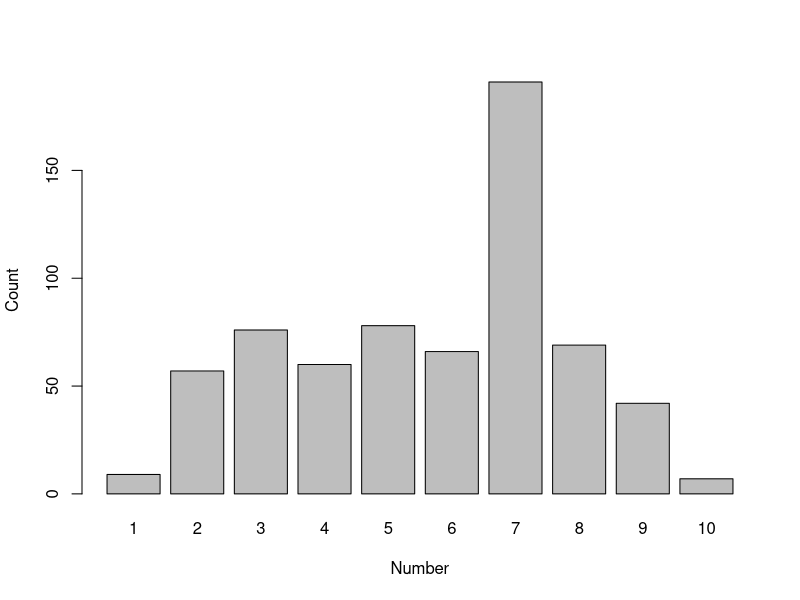
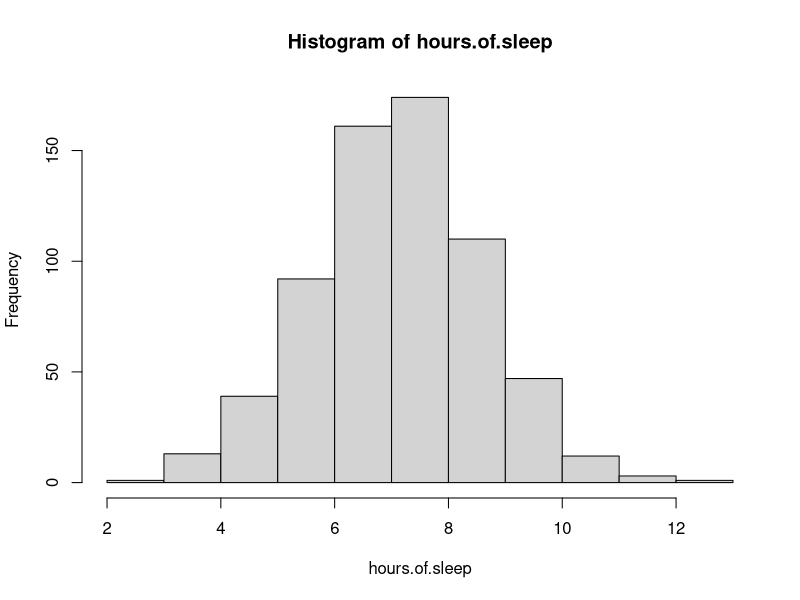
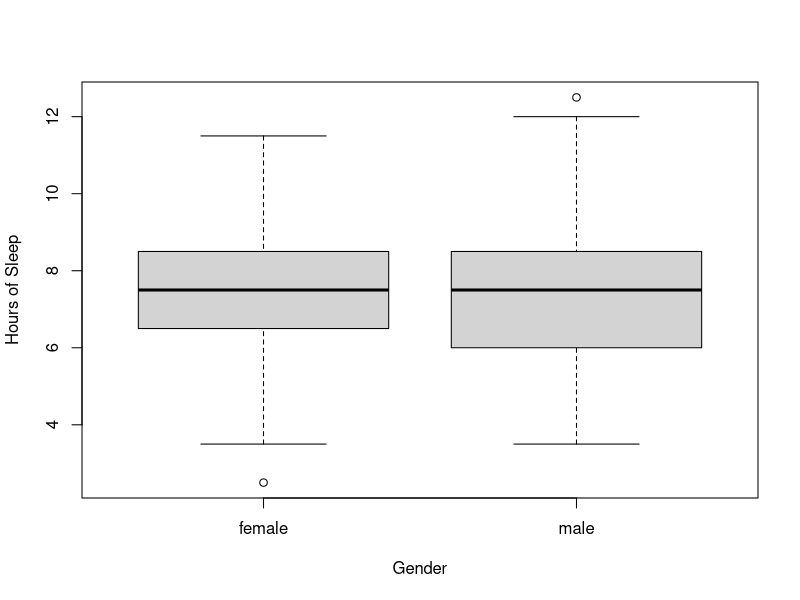
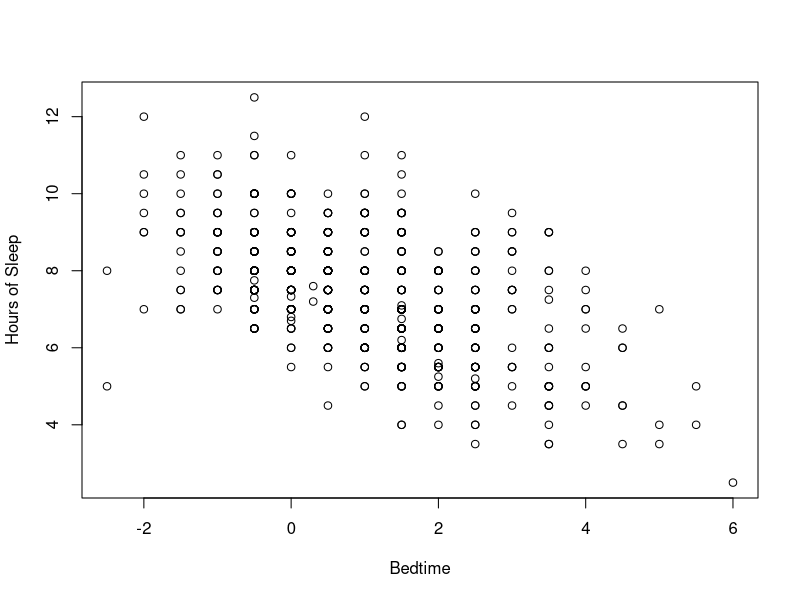
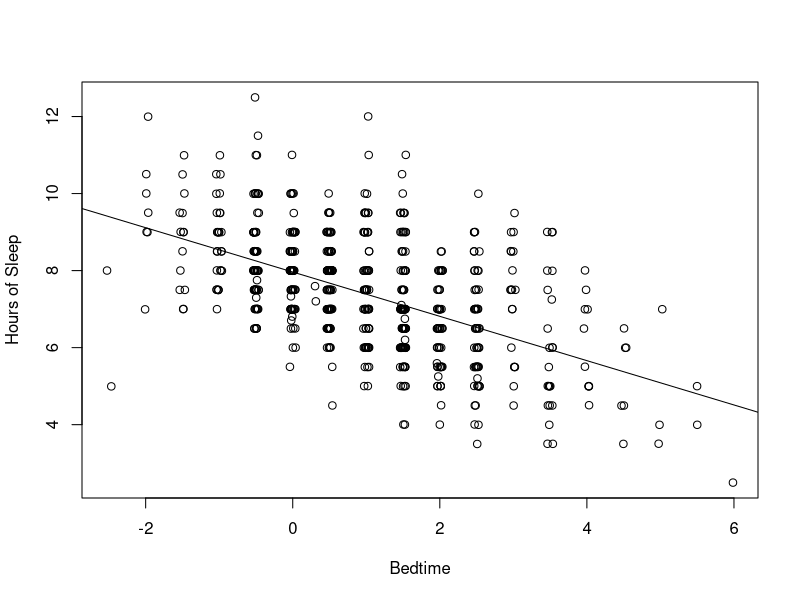
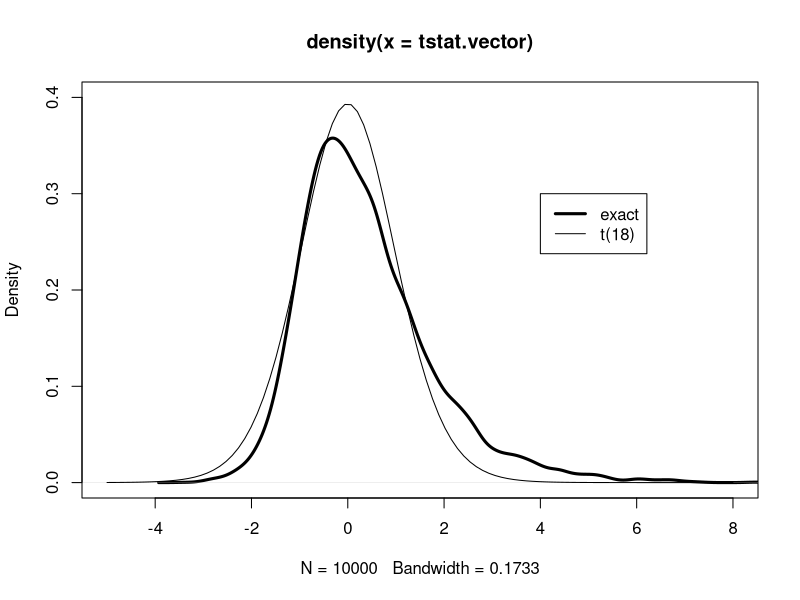

Source code (R) for these figures, in order:
# First install and then load package LearnBayes.

library(LearnBayes)
# Albert, Ch. 1 - Exploring studentdata
data(studentdata)
attach(studentdata)
studentdata[1:10,]
table(Number)
summary(Number)
barplot(table(Number), xlab="Number", ylab="Count")
hours.of.sleep = WakeUp - ToSleep
mean(hours.of.sleep)
mean(hours.of.sleep, na.rm=TRUE)
sd(hours.of.sleep, na.rm=TRUE)
hist(hours.of.sleep)
boxplot(hours.of.sleep~Gender, ylab="Hours of Sleep")
female.Number=Number[Gender=="female"]
male.Number=Number[Gender=="male"]
summary(Number)
summary(female.Number)
summary(male.Number)
plot(ToSleep, hours.of.sleep, xlab="Bedtime", ylab="Hours of Sleep")
plot(jitter(ToSleep), jitter(hours.of.sleep), xlab="Bedtime", ylab="Hours of Sleep")

# Simple linear regression

fit=lm(formula=hours.of.sleep ~ ToSleep)
fit
abline(fit)

# Writing a function that we can call repeatedly.
# The function tstatistic depends on two quantities x and y.
# To call the function, first set values for x and y and then call by
# issuing the command tstatistic(x,y).

tstatistic = function(x,y)
{
m = length(x); n = length(y)
sp = sqrt(((m-1)*sd(x)^2 + (n-1)*sd(y)^2)/(m+n-2))
t.stat = (mean(x) - mean(y))/(sp*sqrt(1/m+1/n))
return(t.stat)
}

x=rnorm(20, mean=30, sd=3)
y=rnorm(30, mean=45, sd=3)
tstatistic(x,y)

# A Monte Carlo study to rest the robustness of the t statistic when
# assumptions hold (first case) or a violated (second case).

alpha = 0.1; m=10; n=10
N = 10000
n.reject = 0
for(i in 1:N)
{
x=rnorm(m, mean=0, sd=1)
y=rnorm(n, mean=0, sd=1)
t.stat=tstatistic(x,y)
if(abs(t.stat)>qt(1-alpha/2, m+n-2)) n.reject=n.reject+1
}
true.sig.level=n.reject/N
true.sig.level

n.reject=0
for(i in 1:N)
{
x=rnorm(m, mean=0, sd=1)
y=rnorm(n, mean=0, sd=10)
t.stat=tstatistic(x,y)
if(abs(t.stat)>qt(1-alpha/2, m+n-2)) n.reject=n.reject+1
}
true.sig.level=n.reject/N
true.sig.level

# The function my.tsimulation draws the sampling distribution for the 
# t statistic when x is normal and y is exponential.  Sample sizes are
# small.

m = 10 ; n = 10
my.tsimulation=function() tstatistic(rnorm(m,mean=10,sd=2), rexp(n,rate=1/10))
tstat.vector=replicate(10000, my.tsimulation())
plot(density(tstat.vector), xlim=c(-5,8), ylim=c(0,0.4), lwd=3)
curve(dt(x, df=18), add=TRUE)
legend(4, 0.3, c("exact", "t(18)"), lwd=c(3,1))
